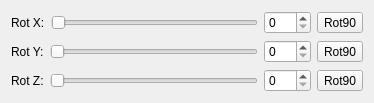
<?xml version="1.0" encoding="UTF-8"?>
<ui version="4.0">
 <class>Form</class>
 <widget class="QWidget" name="Form">
  <property name="geometry">
   <rect>
    <x>0</x>
    <y>0</y>
    <width>374</width>
    <height>99</height>
   </rect>
  </property>
  <property name="windowTitle">
   <string>Form</string>
  </property>
  <layout class="QHBoxLayout" name="horizontalLayout_6">
   <item>
    <layout class="QVBoxLayout" name="verticalLayout">
     <item>
      <layout class="QHBoxLayout" name="horizontalLayout">
       <item>
        <widget class="QLabel" name="label">
         <property name="text">
          <string>Rot X:</string>
         </property>
        </widget>
       </item>
       <item>
        <widget class="QSlider" name="xRotSlider">
         <property name="maximum">
          <number>359</number>
         </property>
         <property name="orientation">
          <enum>Qt::Horizontal</enum>
         </property>
        </widget>
       </item>
       <item>
        <widget class="QSpinBox" name="xRotSpinBox">
         <property name="maximum">
          <number>359</number>
         </property>
        </widget>
       </item>
       <item>
        <widget class="QToolButton" name="xRot90Button">
         <property name="text">
          <string>Rot90</string>
         </property>
         <property name="checkable">
          <bool>false</bool>
         </property>
        </widget>
       </item>
      </layout>
     </item>
     <item>
      <layout class="QHBoxLayout" name="horizontalLayout_4">
       <item>
        <widget class="QLabel" name="label_2">
         <property name="text">
          <string>Rot Y:</string>
         </property>
        </widget>
       </item>
       <item>
        <widget class="QSlider" name="yRotSlider">
         <property name="maximum">
          <number>359</number>
         </property>
         <property name="orientation">
          <enum>Qt::Horizontal</enum>
         </property>
        </widget>
       </item>
       <item>
        <widget class="QSpinBox" name="yRotSpinBox">
         <property name="maximum">
          <number>359</number>
         </property>
        </widget>
       </item>
       <item>
        <widget class="QToolButton" name="yRot90Button">
         <property name="text">
          <string>Rot90</string>
         </property>
         <property name="checkable">
          <bool>false</bool>
         </property>
        </widget>
       </item>
      </layout>
     </item>
     <item>
      <layout class="QHBoxLayout" name="horizontalLayout_5">
       <item>
        <widget class="QLabel" name="label_3">
         <property name="text">
          <string>Rot Z:</string>
         </property>
        </widget>
       </item>
       <item>
        <widget class="QSlider" name="zRotSlider">
         <property name="maximum">
          <number>359</number>
         </property>
         <property name="orientation">
          <enum>Qt::Horizontal</enum>
         </property>
        </widget>
       </item>
       <item>
        <widget class="QSpinBox" name="zRotSpinBox">
         <property name="maximum">
          <number>359</number>
         </property>
        </widget>
       </item>
       <item>
        <widget class="QToolButton" name="zRot90Button">
         <property name="text">
          <string>Rot90</string>
         </property>
         <property name="checkable">
          <bool>false</bool>
         </property>
        </widget>
       </item>
      </layout>
     </item>
    </layout>
   </item>
  </layout>
 </widget>
 <resources/>
 <connections/>
</ui>
